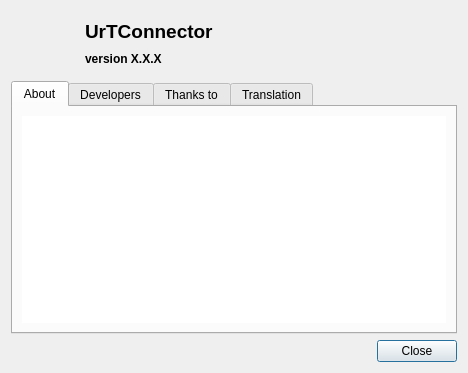
<?xml version="1.0" encoding="UTF-8"?>
<ui version="4.0">
 <class>AboutDialogClass</class>
 <widget class="QDialog" name="AboutDialogClass">
  <property name="geometry">
   <rect>
    <x>0</x>
    <y>0</y>
    <width>468</width>
    <height>373</height>
   </rect>
  </property>
  <property name="windowTitle">
   <string>About UrTConnector</string>
  </property>
  <property name="windowIcon">
   <iconset resource="images.qrc">
    <normaloff>:/icons/icons/help-about.png</normaloff>:/icons/icons/help-about.png</iconset>
  </property>
  <layout class="QVBoxLayout" name="verticalLayout_6">
   <item>
    <layout class="QHBoxLayout" name="horizontalLayout">
     <property name="spacing">
      <number>10</number>
     </property>
     <item>
      <widget class="QLabel" name="label">
       <property name="minimumSize">
        <size>
         <width>64</width>
         <height>64</height>
        </size>
       </property>
       <property name="maximumSize">
        <size>
         <width>64</width>
         <height>64</height>
        </size>
       </property>
       <property name="text">
        <string/>
       </property>
       <property name="pixmap">
        <pixmap resource="images.qrc">:/images/icons/logo.png</pixmap>
       </property>
       <property name="scaledContents">
        <bool>true</bool>
       </property>
      </widget>
     </item>
     <item>
      <layout class="QVBoxLayout" name="verticalLayout_2">
       <property name="spacing">
        <number>0</number>
       </property>
       <item>
        <widget class="QLabel" name="label_2">
         <property name="sizePolicy">
          <sizepolicy hsizetype="Preferred" vsizetype="Fixed">
           <horstretch>0</horstretch>
           <verstretch>0</verstretch>
          </sizepolicy>
         </property>
         <property name="font">
          <font>
           <pointsize>14</pointsize>
           <weight>75</weight>
           <bold>true</bold>
          </font>
         </property>
         <property name="text">
          <string>UrTConnector</string>
         </property>
        </widget>
       </item>
       <item>
        <widget class="QLabel" name="label_version">
         <property name="sizePolicy">
          <sizepolicy hsizetype="Preferred" vsizetype="Fixed">
           <horstretch>0</horstretch>
           <verstretch>0</verstretch>
          </sizepolicy>
         </property>
         <property name="font">
          <font>
           <weight>75</weight>
           <bold>true</bold>
          </font>
         </property>
         <property name="text">
          <string>version X.X.X</string>
         </property>
        </widget>
       </item>
      </layout>
     </item>
    </layout>
   </item>
   <item>
    <widget class="QTabWidget" name="tabWidget">
     <property name="currentIndex">
      <number>0</number>
     </property>
     <widget class="QWidget" name="tab">
      <property name="accessibleName">
       <string/>
      </property>
      <attribute name="title">
       <string>About</string>
      </attribute>
      <layout class="QVBoxLayout" name="verticalLayout_7">
       <item>
        <widget class="QTextBrowser" name="about_browser">
         <property name="frameShape">
          <enum>QFrame::NoFrame</enum>
         </property>
         <property name="openExternalLinks">
          <bool>true</bool>
         </property>
        </widget>
       </item>
      </layout>
     </widget>
     <widget class="QWidget" name="tab_4">
      <attribute name="title">
       <string>Developers</string>
      </attribute>
      <layout class="QVBoxLayout" name="verticalLayout_8">
       <item>
        <widget class="QTextBrowser" name="developers_browser">
         <property name="frameShape">
          <enum>QFrame::NoFrame</enum>
         </property>
         <property name="openExternalLinks">
          <bool>true</bool>
         </property>
        </widget>
       </item>
      </layout>
     </widget>
     <widget class="QWidget" name="tab_3">
      <attribute name="title">
       <string>Thanks to</string>
      </attribute>
      <layout class="QVBoxLayout" name="verticalLayout">
       <item>
        <widget class="QTextBrowser" name="thanks_browser">
         <property name="frameShape">
          <enum>QFrame::NoFrame</enum>
         </property>
         <property name="openExternalLinks">
          <bool>true</bool>
         </property>
        </widget>
       </item>
      </layout>
     </widget>
     <widget class="QWidget" name="tab_2">
      <attribute name="title">
       <string>Translation</string>
      </attribute>
      <layout class="QVBoxLayout" name="verticalLayout_5">
       <item>
        <widget class="QTextBrowser" name="translation_browser">
         <property name="frameShape">
          <enum>QFrame::NoFrame</enum>
         </property>
         <property name="openExternalLinks">
          <bool>true</bool>
         </property>
        </widget>
       </item>
      </layout>
     </widget>
    </widget>
   </item>
   <item>
    <widget class="QDialogButtonBox" name="buttonBox">
     <property name="standardButtons">
      <set>QDialogButtonBox::Close</set>
     </property>
    </widget>
   </item>
  </layout>
 </widget>
 <resources>
  <include location="images.qrc"/>
 </resources>
 <connections>
  <connection>
   <sender>buttonBox</sender>
   <signal>accepted()</signal>
   <receiver>AboutDialogClass</receiver>
   <slot>accept()</slot>
   <hints>
    <hint type="sourcelabel">
     <x>248</x>
     <y>254</y>
    </hint>
    <hint type="destinationlabel">
     <x>157</x>
     <y>274</y>
    </hint>
   </hints>
  </connection>
  <connection>
   <sender>buttonBox</sender>
   <signal>rejected()</signal>
   <receiver>AboutDialogClass</receiver>
   <slot>reject()</slot>
   <hints>
    <hint type="sourcelabel">
     <x>316</x>
     <y>260</y>
    </hint>
    <hint type="destinationlabel">
     <x>286</x>
     <y>274</y>
    </hint>
   </hints>
  </connection>
 </connections>
</ui>
